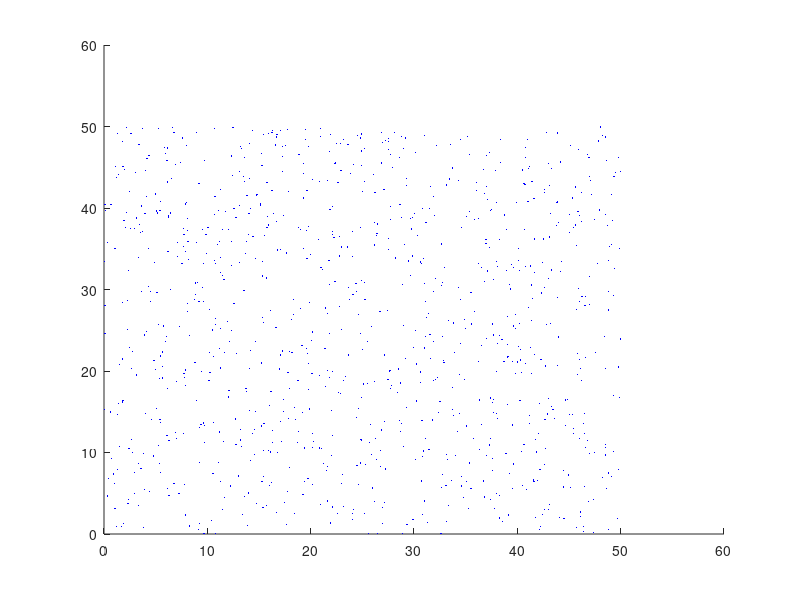

MATLAB code to generate this figure: (Note: this script raises an error after producing the figure.)
close all
clear all
clc

%% *************放射源的设置*******************

% 放射源的参数  RS = [x_s,y_s,fai_s]'
RS_x = 25;
RS_y = 40;
RS_fai = 100; % 单位cps

RS.x = 25;
RS.y = 40;
RS.fai = 1000; % 单位cps
% 本底辐射
u_b = 1;
WorldSize = 50; % 世界大小
% left, down, right, up
ynew = [0,-1,0,1,0];
xnew = [-1,0,1,0,0];


%% ***********机器人设置************
% 初始位置
Robot_x = 44;
Robot_y = 7;
% 运动步长
step = 1;
R_x_list = zeros(1,1000);
R_y_list = zeros(1,1000);
error_list = [];

%% *************粒子初始化***********************

% 粒子数N
N = 1000;
% 粒子初始化
% 未经过重采样的粒子X_S_old
X_S_x_old = zeros(1,N);
X_S_y_old = zeros(1,N);
X_S_fai_old = zeros(1,N);
% 重采样后的粒子X_S_new
X_S_x_new = zeros(1,N);
X_S_y_new = zeros(1,N);
X_S_fai_new = zeros(1,N);


% 权重
W = ones(1,N);
% 粒子初值服从均匀分布采样 unifrnd() 生成一定范围内的随机数
for i = 1:N
    X_S_x_old(i) = unifrnd(0,WorldSize);   
    X_S_y_old(i) = unifrnd(0,WorldSize);
    X_S_fai_old(i) = unifrnd(10,20000);
    %W(i) = 1/N;
end

%% *************粒子滤波*************************

% 初始化可视化窗口
figure(1);
axis([0, WorldSize+10, 0, WorldSize+10]);
hold on;
plot(X_S_x_old, X_S_y_old, '.', 'MarkerSize', 3, 'Color', 'b'); % 粒子



for epoch_id = 1:1000
    epoch_id;
    [W,X_S_x_old,X_S_y_old,X_S_fai_old,X_S_x_new,X_S_y_new,X_S_fai_new,X_S_x_E,X_S_y_E,ke_sai]=Pf_estimate(RS,WorldSize,Robot_x,Robot_y,N,W,X_S_x_old,X_S_y_old,X_S_fai_old,X_S_x_new,X_S_y_new,X_S_fai_new);

    %计算 etrophy
    action_index=etrophy_action(Robot_x,Robot_y,WorldSize,ynew,xnew,X_S_x_new,X_S_y_new,X_S_fai_new,u_b,W,epoch_id,R_x_list,R_y_list);





        % %*** 6.机器人前进***
    % % 6.1 计算方向向量
    % direction_of_x = (X_S_x_E - Robot_x) / sqrt((X_S_x_E - Robot_x)^2 + (X_S_y_E - Robot_y)^2);
    % direction_of_y = (X_S_y_E - Robot_y) / sqrt((X_S_x_E - Robot_x)^2 + (X_S_y_E - Robot_y)^2);
    % % 6.2 机器人位置更新
    % if mod(Robot_y,2) == 0
    %     if Robot_x == 50
    %         Robot_y =Robot_y + 3 * step;
    %     end
    %     Robot_x = Robot_x + 1 * step;
    % 
    % end
    % if mod(Robot_y,2) == 1
    %    if Robot_x == 0
    %         Robot_y =Robot_y + 3 * step;
    %     end
    %     Robot_x = Robot_x - 1 * step;
    % end
    Robot_x = Robot_x+xnew(action_index);
    Robot_y = Robot_y+ynew(action_index);


    % Robot_y = Robot_y + direction_of_y * step;
    R_x_list(epoch_id) = Robot_x;
    R_y_list(epoch_id) = Robot_y;
    
    % error=sqrt((RS_x-Robot_x)^2+(RS_y-Robot_y)^2); %error
    % error_list = [error_list, error];
    % if error<0.5 && epoch_id > 100
    %     break
    % end
    
    % 更新可视化内容
    cla; % 清除当前轴内容
    plot(X_S_x_old, X_S_y_old, '.', 'MarkerSize', 3, 'Color', 'b'); % 粒子
    plot(R_x_list(1:epoch_id), R_y_list(1:epoch_id), '.', 'MarkerSize', 10, 'Color', 'r'); % 机器人轨迹
    plot(X_S_x_E, X_S_y_E, 'o', 'Color', [0.5 0 0.5], 'MarkerSize', 10)
    plot(RS_x, RS_y, '.', 'MarkerSize', 26, 'Color', 'g'); % 放射源位置
    drawnow; % 更新图像


end
hold off;

% figure(3);
% plot(error_list, '-');
% title('Error');
